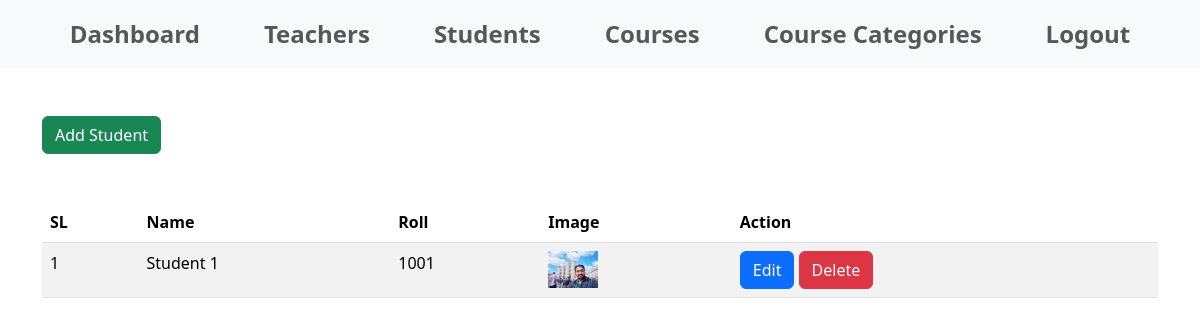
Screenshot of /display_students/ (signed in) with the database file from the repository.
### studentApp/models.py (models this page shows, shortened)
class StudentModel(BasicUserInfoModel):
    user = models.OneToOneField(
        UserModel,
        null=True,
        on_delete=models.CASCADE
    )
    roll_no = models.CharField(null=True, max_length=20)
    image = models.ImageField(null=True, upload_to='media/student_img')

### authApp/models.py (models this page shows)
class BasicUserInfoModel(models.Model):
    name = models.CharField(null=True, max_length=100)
    address = models.TextField(null=True)
    phone = models.CharField(null=True, max_length=15)
    created_at = models.DateTimeField(auto_now_add=True, null=True)
    modified_at = models.DateTimeField(auto_now=True, null=True)

### studentApp/views.py (the view)
# urls.py: path('display_students/', display_student, name='display_student'),
def display_student(request):
    student_list = StudentModel.objects.all()
    context = {
        'student_list' : student_list
    }
    return render(request, 'display_student.html', context)

### studentApp/templates/display_student.html (shortened to what this page needs)
{% extends 'master/base.html' %}
{% block body %}
    <a href="{% url 'add_student' %}" class="btn btn-success my-5">Add Student</a>
    <table class="table table-striped">
        <thead>
            <tr>
                <th>SL</th>
                <th>Name</th>
                <th>Roll</th>
                <th>Image</th>
                <th>Action</th>
            </tr>
        </thead>
        <tbody>
            {% for data in student_list %}
                <tr>
                    <td>{{forloop.counter}}</td>
                    <td>{{data.name}}</td>
                    <td>{{data.roll_no}}</td>
                    <td>
                        <img src="{{data.image.url}}" width="50px" alt="">
                    </td>
                    <td>
                        <a href="#" class="btn btn-primary">Edit</a>
                        <a href="#" class="btn btn-danger">Delete</a>
                    </td>
                </tr>
            {% endfor %}
        </tbody>
    </table>
{% endblock body %}

### generalApp/templates/master/base.html (shortened to what this page needs)
<!doctype html>
<html lang="en">
  <head>
    <link href="https://cdn.jsdelivr.net/npm/bootstrap@5.3.8/dist/css/bootstrap.min.css" rel="stylesheet">
  </head>
  <body>
    {% include 'master/navbar.html' %}
    <div class="container">
        {% block body %}
        {% endblock body %}
    </div>
  </body>
</html>

### generalApp/templates/master/navbar.html (shortened to what this page needs)
<nav class="navbar navbar-expand-lg bg-body-tertiary">
  <div class="container-fluid">
    <div class="collapse navbar-collapse" id="navbarNav">
      <ul class="navbar-nav mx-auto fs-4 fw-bold gap-5">
        {% if request.user.is_authenticated %}
          <li class="nav-item">
            <a class="nav-link" href="{% url 'dashboard' %}">Dashboard</a>
          </li>
          <li class="nav-item">
            <a class="nav-link" href="{% url 'display_teacher' %}">Teachers</a>
          </li>
          <li class="nav-item">
            <a class="nav-link" href="{% url 'display_student' %}">Students</a>
          </li>
          <li class="nav-item">
            <a class="nav-link" href="{% url 'display_courses' %}">Courses</a>
          </li>
          <li class="nav-item">
            <a class="nav-link" href="{% url 'display_course_category' %}">Course Categories</a>
          </li>
          <li class="nav-item">
            <a class="nav-link" href="{% url 'logout_view' %}">Logout</a>
          </li>
        {% endif %}
      </ul>
    </div>
  </div>
</nav>

### rows the page displays
StudentModel: name "Student 1", roll_no "1001", image (picture)
